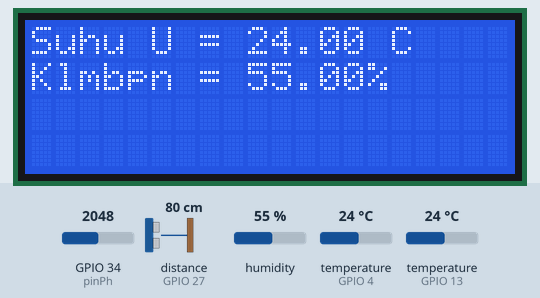
Recording of a sketch running on a simulated ESP32. On the bench: 20×4 character LCD. Inputs (shaded band) come from the test bench; at power-on: distance to the obstacle (sensor on GPIO 27) 80 cm, humidity 55 %, temperature (sensors on GPIO 13, GPIO 4) 24 °C, GPIO 34 (pinPh) = 2048. The echo pulse lasts 58.3 µs per cm.

Above: at 3.6 s.
3.7 s: distance to the obstacle (sensor on GPIO 27) set to 2 cm
At 7.8 s:
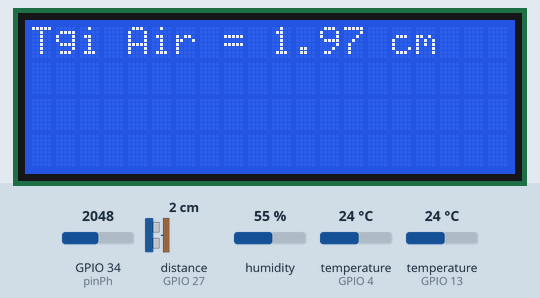
17.7 s: humidity set to 22 %
At 25.4 s:
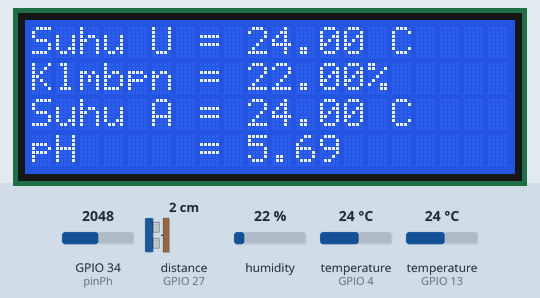
25.9 s: temperature (sensor on GPIO 13) set to 12 °C
At 31.9 s:
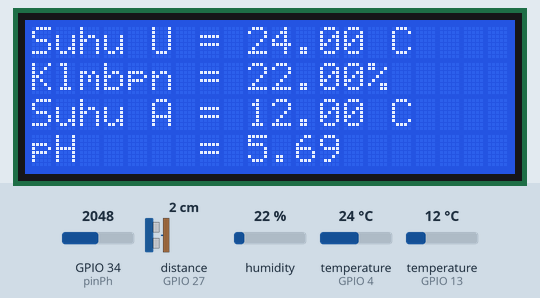
35.8 s: GPIO 34 (pinPh) set to 2866
At 39.5 s:
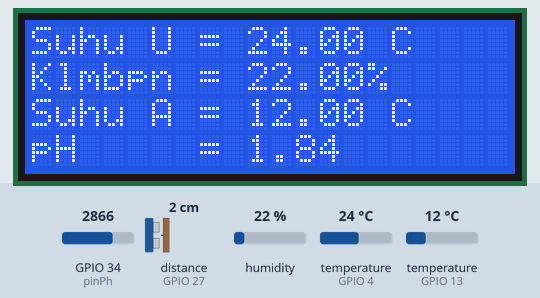
43.6 s: temperature (sensor on GPIO 4) set to 12 °C
At 46.0 s:
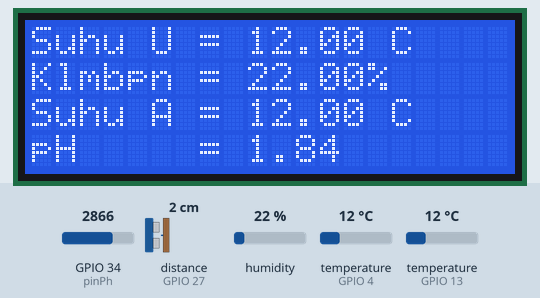
51.4 s: distance to the obstacle (sensor on GPIO 27) set to 4 cm
At 55.5 s:
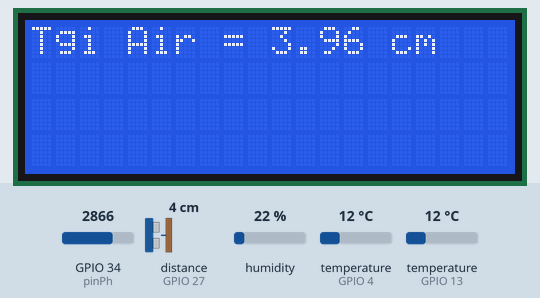
Timing chart, 0 to 57.0 s (numbered marks = the images above; inputs shaded):
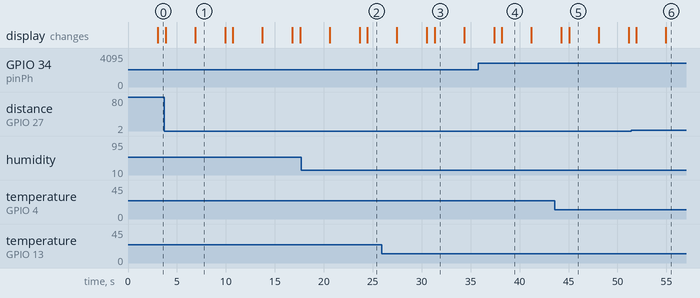

Measured:
- what the display in image 1 shows lasts 3.0 s, from 6.9 s to 9.9 s
- what the display in image 3 shows lasts 3.0 s, from 31.3 s to 34.3 s

The sketch:

Kodingan_utama.ino
```cpp
#include "DHT.h"
#include "pH.h"
#include "Level.h"
#include "DS.h"
#include "LCD.h"
#include "Thingspeaknya.h"

const unsigned long interval = 3000;  // Delay interval in milliseconds
unsigned long previousMillis = 0;     // Stores the last time the LED was updated

void setup() {
  Serial.begin(9600);
  DHTS();
  DSS();
  LevelS();
  pHS();
  LCDS();
  // TSS();
}

void loop() {
  unsigned long currentMillis = millis();
  if (currentMillis - previousMillis >= interval) {
    previousMillis = currentMillis;

    LCDL1();
    delay(3000);
    LCDL2();
    delay(3000);
  }
}
```

DHT.h
```cpp
#include <DHT.h>

const int pinDHT = 4;

DHT dehate(pinDHT, DHT11);

void DHTS() {
  dehate.begin();
}

float DHTT() {
  return dehate.readTemperature();
}

float DHTH() {
  return dehate.readHumidity();
}
```

DS.h
```cpp
#include <OneWire.h>
#include <DallasTemperature.h>

const int pinDS = 13;

OneWire alaala(pinDS);
DallasTemperature ajojing(&alaala);

void DSS() {
  ajojing.begin();
}

float DSL() {
  ajojing.requestTemperatures();
  return ajojing.getTempCByIndex(0);
}
```

Level.h
```cpp
const int pinTr = 26;
const int pinEc = 27;

void LevelS() {
  pinMode(pinTr, OUTPUT);
  pinMode(pinEc, INPUT);
}

float LevelL() {
  digitalWrite(pinTr, LOW);
  delayMicroseconds(2);
  digitalWrite(pinTr, HIGH);
  delayMicroseconds(10);
  digitalWrite(pinTr, LOW);

  long t = pulseIn(pinEc, HIGH);
  return t * 0.034 / 2;
}
```

Thingspeaknya.h
```cpp
#include <WiFi.h>
#include "ThingSpeak.h"

WiFiClient  client;

const char ssid[] = "jangan lupa senyum ", pass[] = "raawrrrr";

unsigned long myChannelNumber = 1;               //Nomor channel di akun Thingspeak
const char* myWriteAPIKey = "9FTW4KIU2OP5O8AE";  //API key dari channel tersebut

//Setup
void TSS() {
  while (WiFi.status() != WL_CONNECTED) {
    WiFi.begin(ssid, pass);
    delay(1000);
  }
  ThingSpeak.begin(client);
}

void TSL() {
  if (WiFi.status() != WL_CONNECTED) setup();

  ThingSpeak.setField(2, DHTT());
  ThingSpeak.setField(3, DHTH());
  ThingSpeak.setField(4, DSL());
  ThingSpeak.setField(5, LevelL());
  ThingSpeak.setField(7, pHL());

  int x = ThingSpeak.writeFields(myChannelNumber, myWriteAPIKey);
}
```

pH.h
```cpp
#define pinPh 34

void pHS() {
  pinMode(pinPh, INPUT);
}

float pHL() {
  return -0.0047 * analogRead(pinPh) + 15.315;
}
```

LCD.h
```cpp
#include <Wire.h>
#include <LiquidCrystal_I2C.h>

LiquidCrystal_I2C sibocil(0x27, 20, 4);

void LCDS() {
  sibocil.begin(20, 4);
  sibocil.init();
  sibocil.backlight();

  sibocil.clear();
  sibocil.setCursor(3, 1);
  sibocil.print("PKM-PM PENTANA");
  sibocil.setCursor(4, 2);
  sibocil.print("SmartEdufarm");

  delay(1000);
}

void LCDL1() {
  sibocil.clear();
  sibocil.setCursor(0, 0);
  sibocil.print("Suhu U = " + String(DHTT()) + " C");

  sibocil.setCursor(0, 1);
  sibocil.print("Klmbpn = " + String(DHTH()) + "%");

  sibocil.setCursor(0, 2);
  sibocil.print("Suhu A = " + String(DSL()) + " C");

  sibocil.setCursor(0, 3);
  sibocil.print("pH     = " + String(pHL()));
}

void LCDL2() {
  sibocil.clear();
  sibocil.setCursor(0, 0);
  sibocil.print("Tgi Air = " + String(LevelL()) + " cm");
}
```
